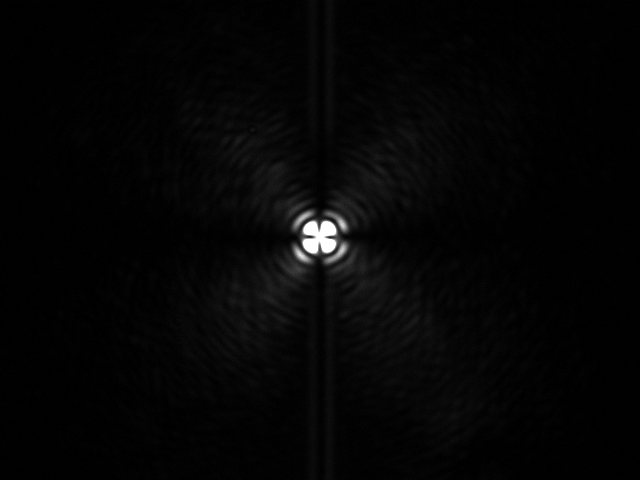
%> input picture Matlab_BackReflectionAnalysis/test/111119-50000mV.tif, 640 x 480 px
$ octave untitled3.m   (GNU Octave 9; MATLAB toolbox functions it lacks are replaced by stand-ins)
%> lines starting %> are read from the running program, lines starting %| are printed output that depends on the picture
im1=imread('111119-50000mV.tif');
%> im1 is the input picture: size 480x640 uint8; min 0, max 255, mean 5.1
im2=imread('111519-51000mV.tif');
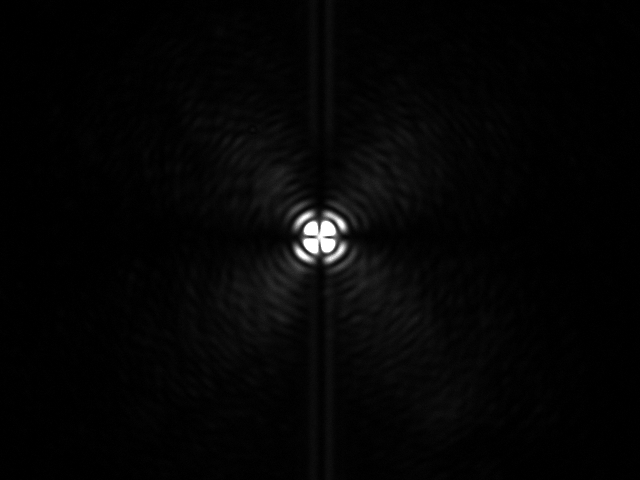
%> input picture Matlab_BackReflectionAnalysis/test/111519-51000mV.tif, 640 x 480 px
%> im2 is the input picture: size 480x640 uint8; min 0, max 255, mean 5
im3=imread('56344-13000mV.tif');
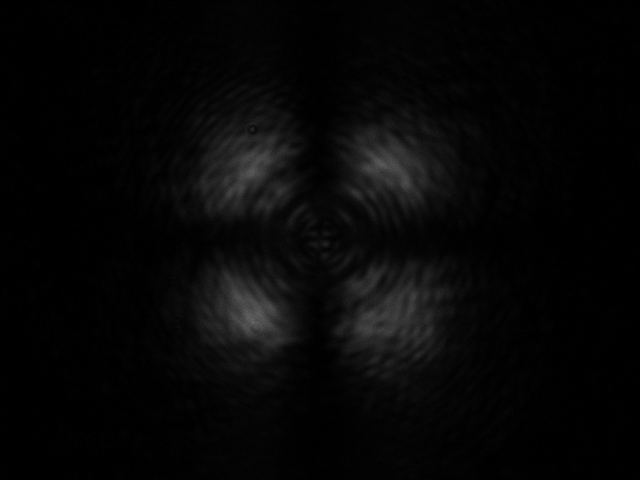
%> input picture Matlab_BackReflectionAnalysis/test/56344-13000mV.tif, 640 x 480 px
%> im3 is the input picture: size 480x640 uint8; min 0, max 106, mean 6.7
im4=imread('65277-26000mV.tif');
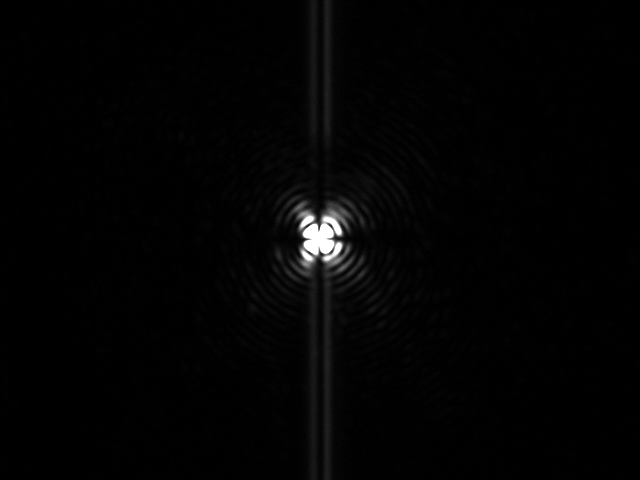
%> input picture Matlab_BackReflectionAnalysis/test/65277-26000mV.tif, 640 x 480 px
%> im4 is the input picture: size 480x640 uint8; min 0, max 255, mean 3.5
Nim1=double(im1)/255;
Nim2=double(im2)/255;
Nim3=double(im3)/255;
Nim4=double(im4)/255;
X1=sum(Nim1,1);
%> X1 = 640 values, max 55.69 at index 330, min 0.725 at index 21, mean 9.51
Y1=sum(Nim1,1);
%> Y1 has the same summary as X1
X2=sum(Nim2,1);
%> X2 = 640 values, max 62.82 at index 330, min 0.765 at index 34, mean 9.5
Y2=sum(Nim2,2);
%> Y2 = 480 values, max 46.02 at index 250, min 2.73 at index 4, mean 12.67
X3=sum(Nim3,1);
%> X3 = 640 values, max 42.9 at index 242, min 0.753 at index 27, mean 12.54
Y3=sum(Nim3,2);
%> Y3 = 480 values, max 44.1 at index 317, min 3.11 at index 1, mean 16.72
X4=sum(Nim4,1);
%> X4 = 640 values, max 93.05 at index 328, min 0.729 at index 59, mean 6.58
Y4=sum(Nim4,2);
%> Y4 = 480 values, max 44.6 at index 246, min 3.25 at index 1, mean 8.77

cla
plot(X1, 'r');
hold on
plot(X2, 'b');
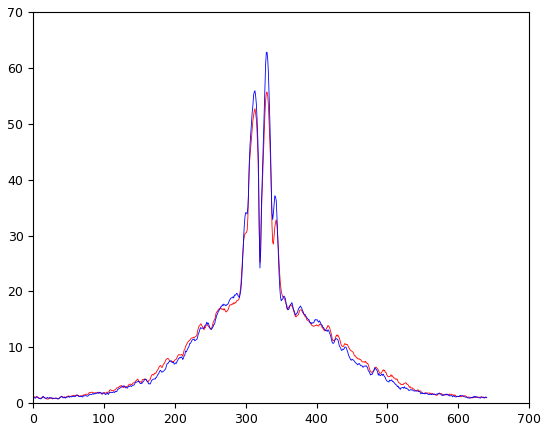
%> figure redrawn from the program's plot data; curve peaks at x = 330, y = 55.69; curve peaks at x = 330, y = 62.82

cla
plot(smooth(X1,60), 'r');
hold on
plot(smooth(X2,60), 'b');
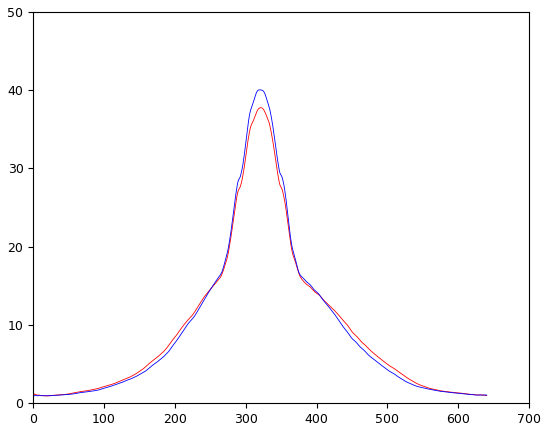
%> figure redrawn from the program's plot data; curve peaks at x = 321, y = 37.77; curve peaks at x = 319, y = 40.05
